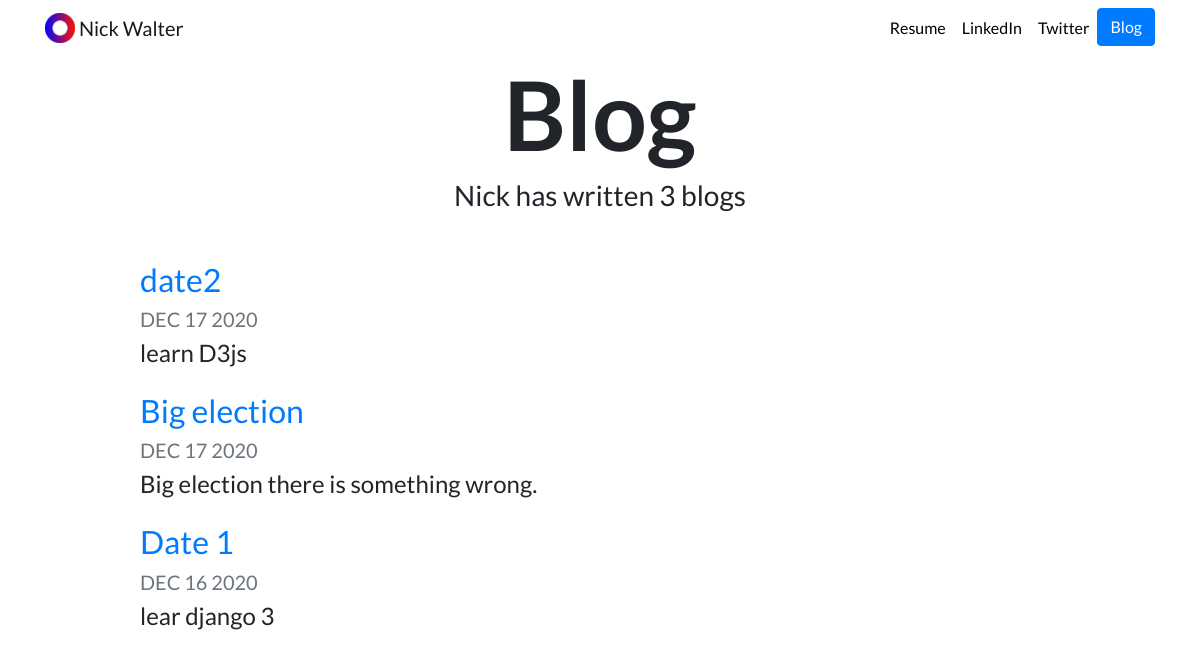
The page /blog/ on the database as committed earlier.
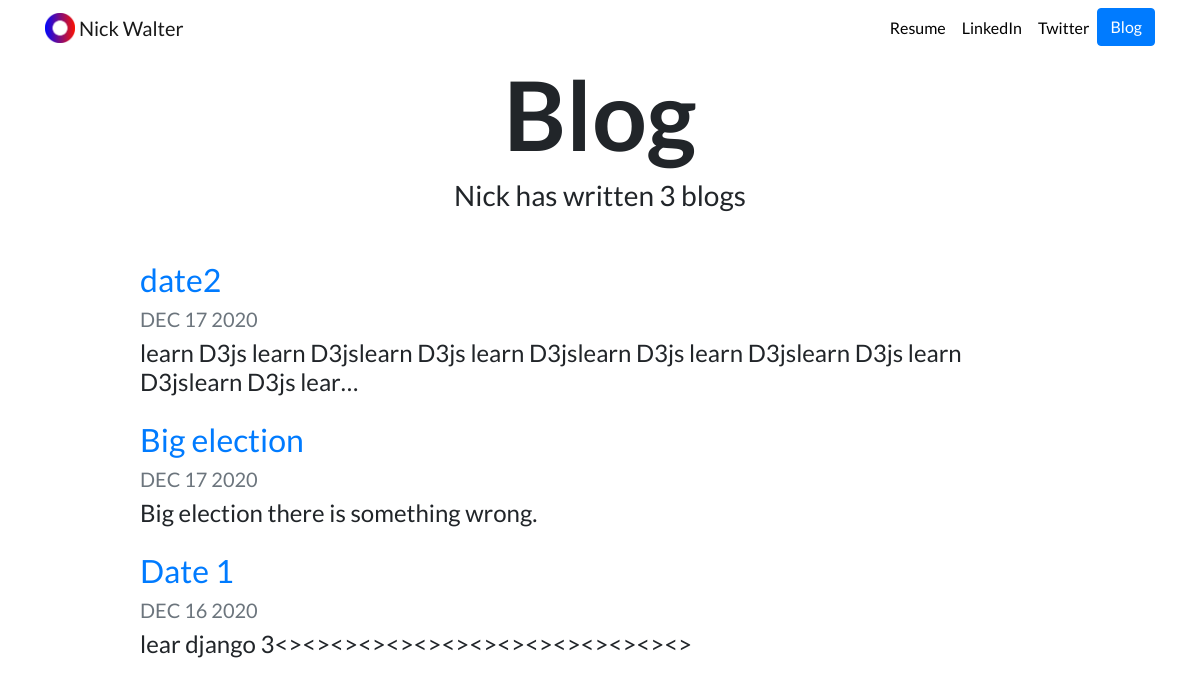
The same page on the database as committed later.
### blog/models.py (models this page shows)
class Blog(models.Model):
  title=models.CharField(max_length=200)
  description = models.TextField()
  date = models.DateField()

### blog/views.py (the view)
# urls.py: path('', views.all_blogs, name='all_blogs'),
def all_blogs(request):
  blogs = Blog.objects.order_by('-date')
  return render(request,'blog/all_blogs.html',{'blogs':blogs})

### blog/templates/blog/all_blogs.html
{% extends "portfolio/base.html" %}
{% load static %}
{% block content %}
<h1 id="blogtitle" class="font-weight-bold text-center">Blog</h1>
<h3 class="text-center mb-5">Nick has written {{ blogs.count }} blog{{ blogs.count|pluralize }}</h3>
{% for blog in blogs %}
<div class="row justify-content-center my-3">
  <div class="col-md-10">
    <a href="{% url 'blog:detail' blog.id %}">
      <h2>{{ blog.title }}</h2>
    </a>
    <h5 class="text-muted">{{ blog.date|date:'M d Y'|upper }}</h5>
    <h4>{{ blog.description|striptags|truncatechars:100 }}</h4>
  </div>
</div>
{% endfor %}
{% endblock %}

Rows that differ between the two databases and show on the page:
changed Blog "date2": description "learn D3js" → "learn D3js learn D3jslearn D3js learn D3jslearn D3js learn D3jslearn D3js learn D3jslearn D3js lear…"
changed Blog "Date 1": description "lear django 3" → "lear django 3<><><><><><><><><><><><><><><>"
